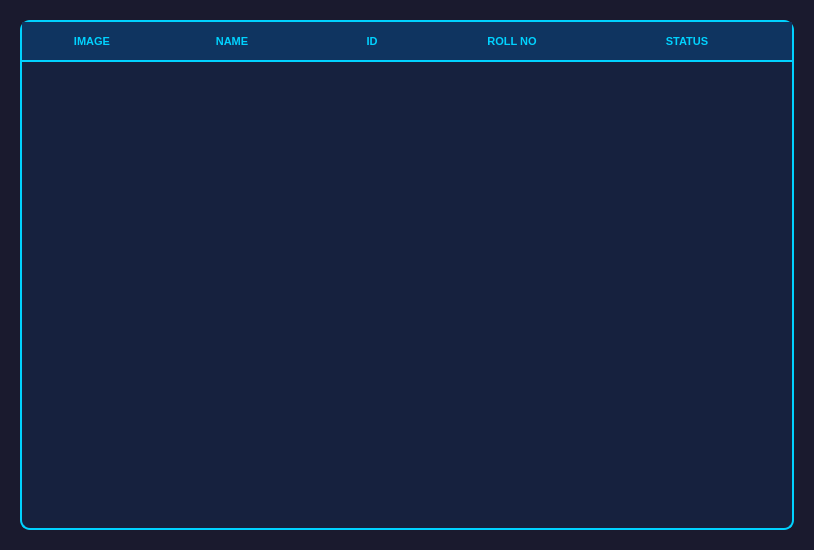
<?xml version="1.0" encoding="UTF-8"?>
<ui version="4.0">
 <class>Dialog2</class>
 <widget class="QDialog" name="Dialog2">
  <property name="geometry">
   <rect>
    <x>0</x>
    <y>0</y>
    <width>814</width>
    <height>550</height>
   </rect>
  </property>
  <property name="windowTitle">
   <string>Student Management System - Records</string>
  </property>
  <property name="styleSheet">
   <string notr="true">
    QDialog {
        background-color: #1a1a2e;
    }

    QTableWidget {
        background-color: #16213e;
        color: #e9ecef;
        gridline-color: #0f3460;
        border: 2px solid #00d2ff;
        border-radius: 10px;
        font-family: 'Segoe UI', 'Lato', sans-serif;
        font-size: 13px;
        selection-background-color: rgba(0, 210, 255, 0.3);
        selection-color: #ffffff;
        outline: none;
    }

    QHeaderView::section {
        background-color: #0f3460;
        color: #00d2ff;
        padding: 10px;
        border: none;
        font-weight: bold;
        text-transform: uppercase;
        font-size: 11px;
        border-bottom: 2px solid #00d2ff;
    }

    QTableWidget::item {
        padding: 5px;
        border-bottom: 1px solid #1a1a2e;
    }

    /* Alternating row color for readability */
    QTableWidget {
        alternate-background-color: #1b2645;
    }

    /* Professional Scrollbar */
    QScrollBar:vertical {
        border: none;
        background: #1a1a2e;
        width: 8px;
        margin: 0px;
    }
    QScrollBar::handle:vertical {
        background: #00d2ff;
        min-height: 20px;
        border-radius: 4px;
    }
    QScrollBar::add-line:vertical, QScrollBar::sub-line:vertical {
        border: none;
        background: none;
    }
   </string>
  </property>
  <layout class="QVBoxLayout" name="verticalLayout">
   <property name="spacing">
    <number>15</number>
   </property>
   <property name="leftMargin">
    <number>20</number>
   </property>
   <property name="topMargin">
    <number>20</number>
   </property>
   <property name="rightMargin">
    <number>20</number>
   </property>
   <property name="bottomMargin">
    <number>20</number>
   </property>
   <item>
    <widget class="QTableWidget" name="tableWidget">
     <property name="frameShape">
      <enum>QFrame::NoFrame</enum>
     </property>
     <property name="lineWidth">
      <number>0</number>
     </property>
     <property name="editTriggers">
      <set>QAbstractItemView::NoEditTriggers</set>
     </property>
     <property name="alternatingRowColors">
      <bool>true</bool>
     </property>
     <property name="selectionMode">
      <enum>QAbstractItemView::SingleSelection</enum>
     </property>
     <property name="selectionBehavior">
      <enum>QAbstractItemView::SelectRows</enum>
     </property>
     <property name="showGrid">
      <bool>false</bool>
     </property>
     <property name="rowCount">
      <number>0</number>
     </property>
     <property name="columnCount">
      <number>5</number>
     </property>
     <attribute name="horizontalHeaderVisible">
      <bool>true</bool>
     </attribute>
     <attribute name="horizontalHeaderDefaultSectionSize">
      <number>140</number>
     </attribute>
     <attribute name="horizontalHeaderHighlightSections">
      <bool>false</bool>
     </attribute>
     <attribute name="horizontalHeaderStretchLastSection">
      <bool>true</bool>
     </attribute>
     <attribute name="verticalHeaderVisible">
      <bool>false</bool>
     </attribute>
     <column>
      <property name="text">
       <string>IMAGE</string>
      </property>
     </column>
     <column>
      <property name="text">
       <string>NAME</string>
      </property>
     </column>
     <column>
      <property name="text">
       <string>ID</string>
      </property>
     </column>
     <column>
      <property name="text">
       <string>ROLL NO</string>
      </property>
     </column>
     <column>
      <property name="text">
       <string>STATUS</string>
      </property>
     </column>
    </widget>
   </item>
  </layout>
 </widget>
 <resources/>
 <connections/>
</ui>
